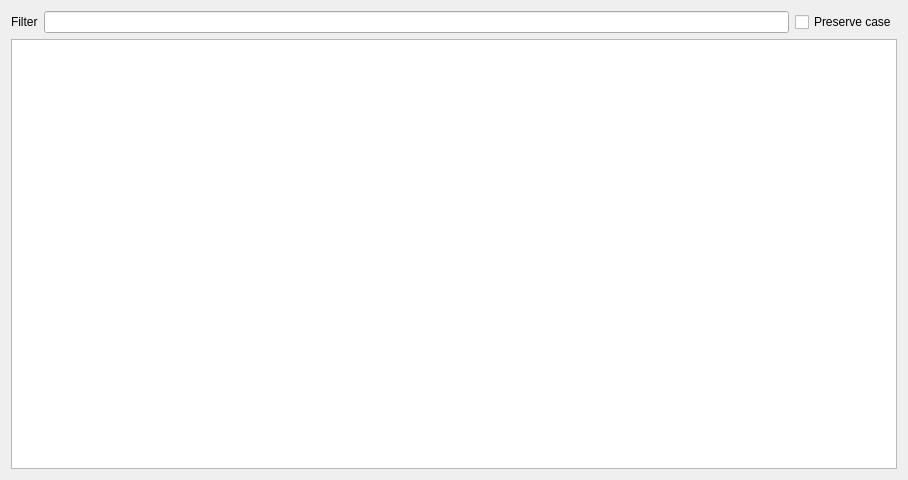
<?xml version="1.0" encoding="UTF-8"?>
<ui version="4.0">
 <class>SAKAsciiAssistant</class>
 <widget class="QWidget" name="SAKAsciiAssistant">
  <property name="geometry">
   <rect>
    <x>0</x>
    <y>0</y>
    <width>908</width>
    <height>480</height>
   </rect>
  </property>
  <property name="minimumSize">
   <size>
    <width>680</width>
    <height>480</height>
   </size>
  </property>
  <property name="windowTitle">
   <string notr="true">Form</string>
  </property>
  <layout class="QGridLayout" name="gridLayout">
   <item row="0" column="0">
    <widget class="QLabel" name="label">
     <property name="text">
      <string>Filter</string>
     </property>
    </widget>
   </item>
   <item row="0" column="1">
    <widget class="QLineEdit" name="lineEdit">
     <property name="text">
      <string notr="true"/>
     </property>
     <property name="clearButtonEnabled">
      <bool>true</bool>
     </property>
    </widget>
   </item>
   <item row="0" column="2">
    <widget class="QCheckBox" name="checkBox">
     <property name="minimumSize">
      <size>
       <width>0</width>
       <height>0</height>
      </size>
     </property>
     <property name="text">
      <string>Preserve case</string>
     </property>
    </widget>
   </item>
   <item row="1" column="0" colspan="3">
    <widget class="QTableWidget" name="tableWidget"/>
   </item>
  </layout>
 </widget>
 <resources/>
 <connections/>
</ui>
